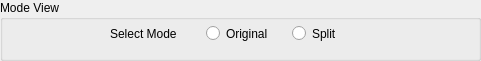
      <widget class="QGroupBox" name="groupBoxVisionModeView">
       <property name="geometry">
        <rect>
         <x>10</x>
         <y>130</y>
         <width>481</width>
         <height>61</height>
        </rect>
       </property>
       <property name="title">
        <string>Mode View</string>
       </property>
       <widget class="QWidget" name="layoutWidget">
        <property name="geometry">
         <rect>
          <x>10</x>
          <y>20</y>
          <width>461</width>
          <height>27</height>
         </rect>
        </property>
        <layout class="QHBoxLayout" name="horizontalLayoutVisionModeView">
         <property name="leftMargin">
          <number>100</number>
         </property>
         <property name="rightMargin">
          <number>100</number>
         </property>
         <item>
          <widget class="QLabel" name="labelVisionModeViewSelectMode">
           <property name="minimumSize">
            <size>
             <width>90</width>
             <height>25</height>
            </size>
           </property>
           <property name="maximumSize">
            <size>
             <width>90</width>
             <height>25</height>
            </size>
           </property>
           <property name="text">
            <string>Select Mode</string>
           </property>
           <property name="alignment">
            <set>Qt::AlignLeading|Qt::AlignLeft|Qt::AlignVCenter</set>
           </property>
          </widget>
         </item>
         <item>
          <widget class="QRadioButton" name="radioButtonVisionModeViewOriginal">
           <property name="minimumSize">
            <size>
             <width>0</width>
             <height>25</height>
            </size>
           </property>
           <property name="maximumSize">
            <size>
             <width>16777215</width>
             <height>25</height>
            </size>
           </property>
           <property name="text">
            <string>Original</string>
           </property>
          </widget>
         </item>
         <item>
          <widget class="QRadioButton" name="radioButtonVisionModeViewSplit">
           <property name="minimumSize">
            <size>
             <width>0</width>
             <height>25</height>
            </size>
           </property>
           <property name="maximumSize">
            <size>
             <width>16777215</width>
             <height>25</height>
            </size>
           </property>
           <property name="text">
            <string>Split</string>
           </property>
          </widget>
         </item>
        </layout>
       </widget>
      </widget>
